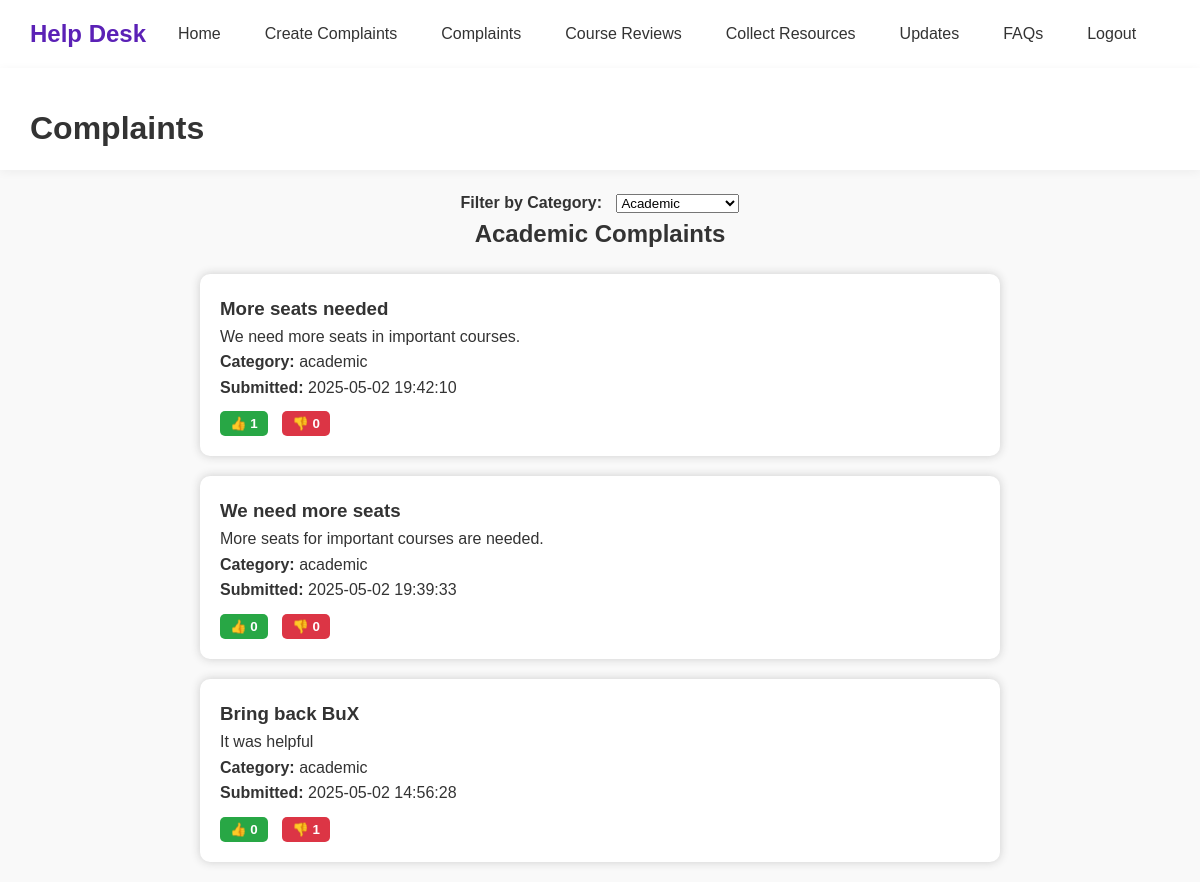
Screenshot of /complaints.php?category=academic (signed in) with the database file from the repository.
### tables this page shows
CREATE TABLE `complaints` (
  `id` int(11) NOT NULL,
  `title` varchar(255) NOT NULL,
  `description` text NOT NULL,
  `category` varchar(100) NOT NULL,
  `status` enum('Pending','Resolved','Rejected') DEFAULT 'Pending',
  `created_at` timestamp NOT NULL DEFAULT current_timestamp(),
  `user_id` int(11) DEFAULT NULL
);

### complaints.php (the view, shortened to what this page needs)
<?php
include 'database.php';
$category_filter = "";
$params = [];
$sql = "
    SELECT c.id, c.title, c.description, c.category, c.created_at,
        SUM(CASE WHEN v.vote_type = 'upvote' THEN 1 ELSE 0 END) AS upvotes,
        SUM(CASE WHEN v.vote_type = 'downvote' THEN 1 ELSE 0 END) AS downvotes,
        c.user_id
    FROM complaints c
    LEFT JOIN votes v ON c.id = v.complaint_id
";
if (isset($_GET['category']) && !empty($_GET['category'])) {
    $category_filter = $_GET['category'];
    $sql .= " WHERE c.category = ?";
    $params[] = $category_filter;
}
$sql .= " GROUP BY c.id ORDER BY c.created_at DESC";
$stmt = $conn->prepare($sql);
if (!empty($params)) {
    $stmt->bind_param("s", $params[0]);
}
$stmt->execute();
$result = $stmt->get_result();
?>
<header class="page-header">
    <div class="header-title">Complaints</div>
</header>
<div style="text-align:center; margin-top: 20px;">
    <strong>Filter by Category:</strong>
    <form method="GET" action="complaints.php" style="display: inline-block; margin-left: 10px;">
        <select name="category" onchange="this.form.submit()">
            <?php
                $categories = [
                    "academic" => "Academic",
                    "facilities" => "Facilities",
                    "administration" => "Administration",
                    "student_services" => "Student Services",
                    "others" => "Others"
                ];
                foreach ($categories as $key => $label) {
                    $selected = ($key === $category_filter) ? "selected" : "";
                    echo "<option value=\"$key\" $selected>$label</option>";
                }
            ?>
        </select>
    </form>
</div>
<div class="content">
    <h2 style="text-align:center;">
        <?php echo $category_filter && $category_filter !== 'all' ? ucfirst($category_filter) . " Complaints" : "All Complaints"; ?>
    </h2>
    <?php while ($row = $result->fetch_assoc()) : ?>
        <div class="complaint-card">
            <h3><?php echo htmlspecialchars($row['title']); ?></h3>
            <p><?php echo nl2br(htmlspecialchars($row['description'])); ?></p>
            <p><strong>Category:</strong> <?php echo htmlspecialchars($row['category']); ?></p>
            <p><strong>Submitted:</strong> <?php echo $row['created_at']; ?></p>
            <form method="POST" class="vote-form">
                <button type="submit" name="vote_type" value="upvote" class="upvote">👍 <?php echo $row['upvotes']; ?></button>
                <button type="submit" name="vote_type" value="downvote" class="downvote">👎 <?php echo $row['downvotes']; ?></button>
            </form>
        </div>
    <?php endwhile; ?>
</div>

### css/headerStyles.css (style rules this page uses)
* { margin: 0; padding: 0; box-sizing: border-box; }
header { background-color: #ffffff; padding: 15px 30px; box-shadow: 0 2px 10px rgba(0, 0, 0, 0.05); display: flex; justify-content: space-between; align-items: center; position: relative; z-index: 10; }
header h1 { color: #5b21b6; font-weight: 600; font-size: 1.5rem; margin-right: 20px; }
header h1 a { color: #5b21b6; text-decoration: none; transition: color 0.3s ease; }
header nav { flex-grow: 1; }
header nav ul { display: flex; list-style: none; gap: 20px; flex-wrap: wrap; }
header nav ul li a { color: #333; text-decoration: none; font-weight: 500; padding: 8px 12px; border-radius: 8px; transition: all 0.3s ease; }

### complaints.php (style rules this page uses)
.complaint-card { background: #fff; padding: 20px; margin: 20px auto; max-width: 800px; border-radius: 10px; box-shadow: 0 0 10px #ccc; }
.vote-form { margin-top: 10px; }
.vote-form button { padding: 5px 10px; margin-right: 10px; border: none; border-radius: 5px; cursor: pointer; font-weight: bold; }
.upvote { background-color: #28a745; color: white; }
.downvote { background-color: #dc3545; color: white; }
.header-title { text-align: center; font-size: 2rem; margin-top: 20px; font-weight: bold; }

### rows the page displays
complaints: title "More seats needed", description "We need more seats in important courses.", category "academic", created_at "2025-05-02 19:42:10", upvotes "1", downvotes "0"
complaints: title "We need more seats", description "More seats for important courses are needed.", category "academic", created_at "2025-05-02 19:39:33", upvotes "0", downvotes "0"
complaints: title "Bring back BuX", description "It was helpful", category "academic", created_at "2025-05-02 14:56:28", upvotes "0", downvotes "1"

### other values shown
$category_filter "Academic"
form field category "Academic"
